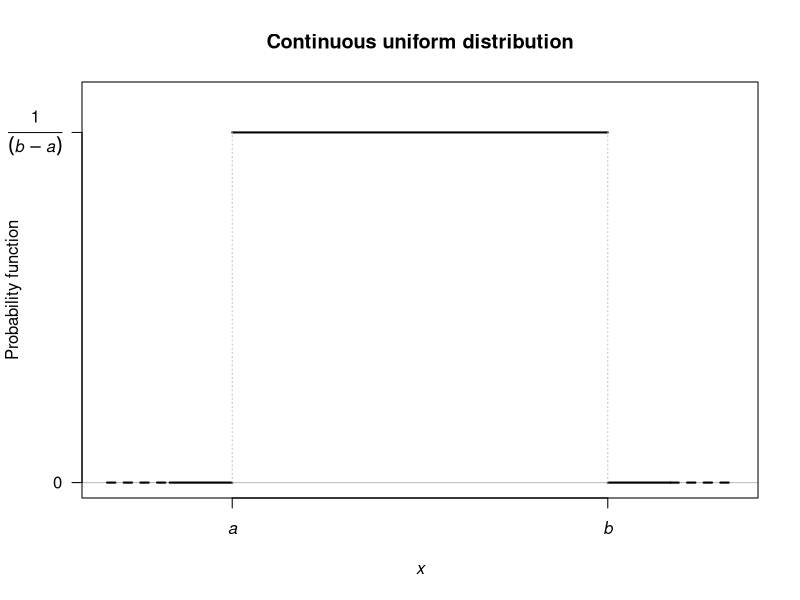
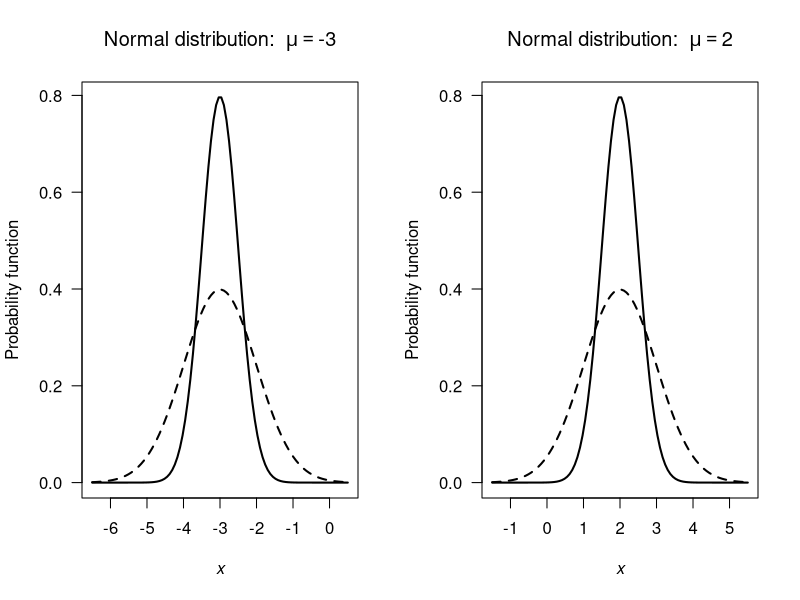
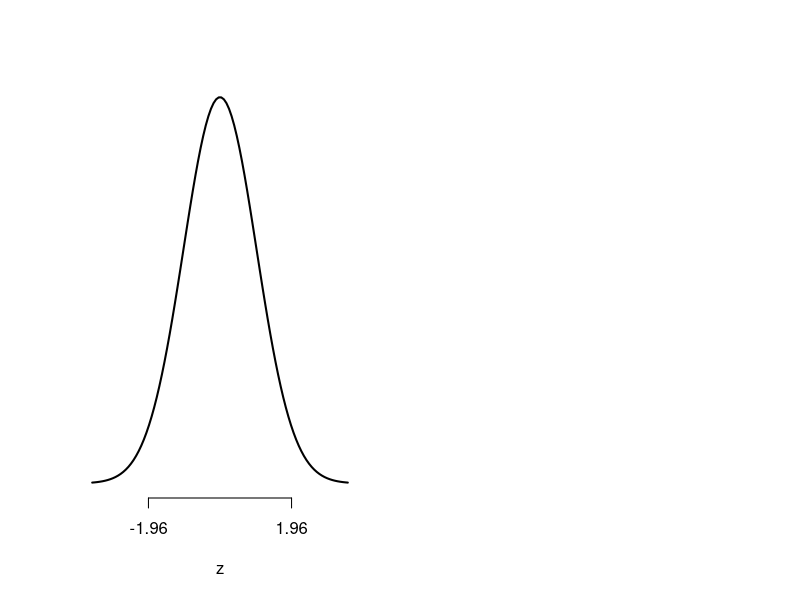

Here is the R script that generated these plots, in order: (Note: this script raises an error after producing the figures.)
## ---- chunk 1
plot( x = c(1, 7),
      y = c(0, 1),
      type = "n",
      ylim = c(0, 1.1),
      xlim = c(-1, 9),
      xlab = expression(italic(x)),
      ylab = "Probability function",
      axes = FALSE,
      main = "Continuous uniform distribution")
abline(h = 0,
       col = "grey")
lines(x = c(0, 1),
      y = c(0, 0),
      lwd = 2)
lines(x = c(-1, 0),
      y = c(0, 0),
      lwd = 2,
      lty = 2)
lines(x = c(7, 8),
      y = c(0, 0),
      lwd = 2)
lines(x = c(8, 9),
      y = c(0, 0),
      lwd = 2,
      lty = 2)

axis(side = 1,
     at = c(1, 7),
     labels = c(expression(italic(a)), 
                expression(italic(b)) ) )
axis(side = 2,
     at = c(0, 1),
     label = c(0,
               expression(frac(1, (italic(b) - italic(a))) ) ),
     las = 1)
box()

lines( x = c(1, 7),
       y = c(1, 1),
       lwd = 2)
lines( x = c(1, 1),
       y = c(0, 1),
       col = "grey",
       lty = 3)
lines( x = c(7, 7),
       y = c(0, 1),
       col = "grey",
       lty = 3)
## ---- chunk 2

par(mfrow = c(1, 2))

z <- seq(-3.5, 3.5,
         length = 100)

mu <- c(-3, 2)
sigma <- c(0.5, 1)

for (i in (1:2)){
   x <- mu[i] + z * max(sigma)
   muvalue <- mu[i]
   plot( x,
         dnorm(x, 
               mean = mu[i], 
               sd = sigma[1]),
         type = "l",
         xlab = expression(italic(x)),
         ylab = "Probability function",
         lwd = 2,
         las = 1,
         main = bquote("Normal distribution: " ~ mu == .(muvalue))
         )
   lines( x,
         dnorm(x, 
               mean = mu[i], 
               sd = sigma[2]),
         lty = 2,
         lwd = 2)
   
}
## ---- chunk 3

z <- seq(-3.5, 3.5,
         length = 100)
fz <- dnorm( z )

plot(fz ~ z,
     type = "l",
     lwd = 2,
     xlab = "z",
     ylab = "",
     axes = FALSE)
axis(side = 1,
     at = c(-1.96, 1.96))
polygon( x = c(-1.96, -1.96,
               z[ (z > -1.96) & (z < 1.96) ],
               1.96, 1.96),
         y = c(0, dnorm(-1.96),
               fz[ (z > -1.96) & (z < 1.96) ],
               dnorm(1.96), 0),
         col = plotColour)
box()

## ---- chunk 4

par( mfrow = c(1, 2))

mu <- 18.80
sigma <- sqrt(1.120)

z <- seq(-3.5, 3.5,
         length = 100)
x <- mu + z * sigma
  
fz <- dnorm( z )

plot(fz ~ x,
     type = "l",
     lwd = 2,
     las = 1,
     xlab = "Forearm lengths (cm)",
     ylab = "",
     main = "Normal distribution")
polygon( x = c(20.5, 20.5,
               x[ (x > 20.5) ],
               25, 25),
         y = c(0, dnorm(20.5, mean = mu, sd = sigma),
               fz[ (x > 20.5) ],
               dnorm(25, mean = mu, sd = sigma), 0),
         col = plotColour)
box()



plot(fz ~ z,
     type = "l",
     lwd = 2,
     las = 1,
     xlab = "Forearm lengths (cm)",
     ylab = "",
     main = "Standard normal distribution")
polygon( x = c(1.52, 1.52,
               z[ (z > 1.52) ],
               5, 5),
         y = c(0, dnorm(1.52),
               fz[ (z > 1.52) ],
               dnorm(5), 0),
         col = plotColour)
box()

## ---- chunk 5

par( mfrow = c(1, 2))

mu <- 18.80
sigma <- sqrt(1.120)

z <- seq(-3.5, 3.5,
         length = 100)
x <- mu + z * sigma
  
fz <- dnorm( z )

plot(fz ~ x,
     type = "l",
     lwd = 2,
     las = 1,
     xlab = "Forearm lengths (cm)",
     ylab = "",
     main = "Normal distribution")
polygon( x = c(10, 10,
               x[ (x < 17.6) ],
               17.6, 17.6),
         y = c(0, dnorm(10, mean = mu, sd = sigma),
               fz[ (x < 17.6) ],
               dnorm(17.6, mean = mu, sd = sigma), 0),
         col = plotColour)
box()
arrows( 18, 0.05,
       16.75, 0.025,
       length = 0.15)
text(18, 0.05,
     label = "Area: 15%",
     pos = 4)


plot(fz ~ z,
     type = "l",
     lwd = 2,
     las = 1,
     xlab = "Forearm lengths (cm)",
     ylab = "",
     main = "Standard normal distribution")
polygon( x = c(-4, -4,
               z[ (x < 17.6) ],
               -1.04, -1.04),
         y = c(0, dnorm(-5),
               fz[ (x < 17.6) ],
               dnorm(-1.04), 0),
         col = plotColour)
box()
arrows( 18, 0.05,
       16.75, 0.025,
       length = 0.15)
text(18, 0.05,
     label = "Area: 15%",
     pos = 4)
## ---- chunk 6
par( mfrow = c(2, 2))

n <- c(5, 10, 
         20, 50)
p <- c(0.2, 0.2,
       0.2, 0.2)
ylim <- c(0.5, 0.35,
          0.25, 0.14)

for (i in (1:4)){
  ni <- n[i]
  pi <- p[i]
  
  mn <- ni * pi
  sd <- sqrt( ni * pi * (1 - pi) )
  
  xBinomial <- 1:ni
  xNormal <- seq(0, ni,
                 length = 100)
    
  yBinomial <- dbinom(xBinomial,
                      size = ni,
                      prob = pi)
  yNormal <- dnorm(xNormal, 
                   mean = mn,
                   sd = sd) 
  plot( x = xBinomial,
        y = yBinomial,
        xlab = expression(italic(x)),
        ylab = "Probability function",
        type = "h",
        ylim = c(0, ylim[i]),
        las = 1,
        lty = 2,
        col = "grey",
        main = bquote(italic(n) == .(ni) ~ "and" ~ italic(p) == .(pi)))
  points( x = xBinomial,
          y = yBinomial,
          pch = 19)
  lines( x = xNormal,
         y = yNormal,
         lwd = 2)
}


## ---- chunk 7
# Exact
ExactP <- sum( dbinom(x = 35:100,
                      size = 100,
                      prob = 0.30))
# Normal approx
NormalP <- 1 - pnorm(35, 
                     mean = 30,
                     sd = sqrt(21))
# Normal approx with continuity correction
ContCorrP <- 1 - pnorm(34.5, 
                       mean = 30,
                       sd = sqrt(21))
c("Exact:" = round(ExactP, 6), 
  "Normal approx:" = round(NormalP, 6),
  "With correction:" = round(ContCorrP, 6))
## ---- chunk 8
CCTable <- array( "",
                  dim = c(6, 5) )
colnames(CCTable) <- c("Event (binomial)",
                       "Prob (binomial)",
                       "",  # Spacer
                       "Event (normal)",
                       "Prob (normal)")
CCTable[1, ] <- c("\\Pr(X<10)",
                  "",
                  "",
                  "\\Pr(Y<9.5)",
                  "")
CCTable[, 1] <- c("\\Pr(X<10)",
                  "\\Pr(X\\le 15)",
                  "\\Pr(X > 17)",
                  "\\Pr(X \\ge 21)",
                  "\\Pr(X = 16)",
                  "\\Pr(15 < X \\le 17)")

knitr::kable(CCTable,
             caption = "Some events and their probabilities, computed using the binomial distribution (exact) and the normal approximation using the continuity correction. The accuracy of the approximation is very good.")

## ---- chunk 9
x <- seq(0, 12,
         length = 100)

lambda <- c(0.5, 1, 2, 5)

for (i in (1:length(lambda))){
  lambdai <- lambda[i]
  if (i == 1) {
     plot(x = x,
          y = dexp(x,
                   rate = 1/lambda[i]),
          xlab = expression(italic(x)),
          ylab = "Probability function",
          lwd = 2,
          las = 1,
          ylim = c(0, 1.5),
          type = "l",
          main = "Exponential distributions")
  } else {
    lines(x = x,
          y = dexp(x,
                   rate = 1/lambda[i]),
          lty = i,
          lwd = 2)
  }
}

legend( "topright",
        lty = 1:4,
        lwd = 2,
        legend = c(bquote(lambda == 0.5),
                   bquote(lambda == 1),
                   bquote(lambda == 2),
                   bquote(lambda == 5))
        )
## ---- chunk 10

par( mfrow = c(2, 2))

alpha <- c(0.9, 1,
           2, 3)
beta <- c(0.5, 1, 2)

x <- seq(0, 10,
         length = 100)

for (i in (1:length(alpha))){
  alphai <- alpha[i]
  
  plot(x = x,
       y = dgamma(x,
                  shape = alphai,
                  scale = beta[1]),
       xlab = "x",
       ylab = "FX",
       las = 1,
       lwd = 2,
       type = "l",
       main= paste("Gamma distributions\nwith alpha =", alphai))
  
  lines( x = x,
         y = dgamma(x,
                  shape = alphai,
                  scale = beta[2]),
         lty = 2,
         lwd = 2)
  lines( x = x,
         y = dgamma(x,
                  shape = alphai,
                  scale = beta[3]),
         lty = 3,
         lwd = 2)
  legend("topright",
         lwd = 2,
         lty = 1:3,
         legend = paste("beta = ", beta))
}
## ---- chunk 11
# Integrate
integrate(dgamma, # The gamma distribution probability function
          lower = 3,
          upper = Inf,  # "Inf" means "infinity"
          shape = 2,
          scale = 1)

# Directly
1 - pgamma(3,
           shape = 2,
           scale = 1)
## ---- chunk 12
x <- seq(0, 1, 
         length = 100)

m <- c( 3, 4, 6)
n <- c(7, 4, 2)


plot( x = x,
      y = dbeta(x = x,
                shape1 = m[1],
                shape2 = n[1]),
      xlab = expression(italic(x)),
      ylab = "Probability function",
      lwd = 2,
      type = "l",
      las = 1,
      main = "Beta distributions")
lines( x = x,
       y = dbeta(x = x,
                 shape1 = m[2],
                 shape2 = n[2]),
       lty = 2)
lines( x = x,
       y = dbeta(x = x,
                 shape1 = m[3],
                 shape2 = n[3]),
       lty = 3)

legend("bottom",
       lty = 1:3,
       lwd = 2,
       legend = c( paste("m =", m[1], "and n =", n[1]),
                   paste("m =", m[2], "and n =", n[2]),
                   paste("m =", m[3], "and n =", n[3]) )
)

